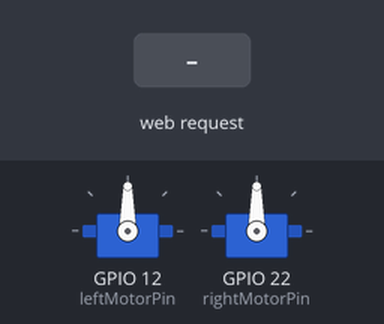
This sketch was run on a simulated ESP32. Parts: 2 × servo. The test bench sets the inputs (shaded band). WiFi joins after 1.5 s; servers stay silent unless stated; what the sketch prints to the serial monitor is not drawn.

Above: at 2.7 s.
2.8 s: HTTP request GET /W received
At 4.0 s:
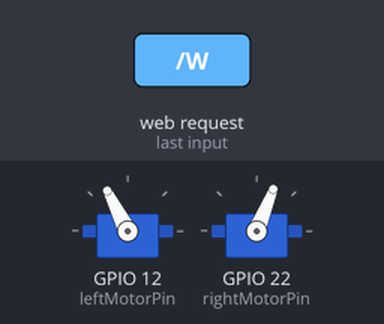
4.3 s: HTTP request GET /S received
At 5.1 s:
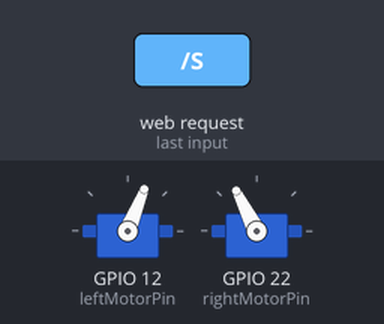
5.8 s: HTTP request GET /A received
At 6.2 s:
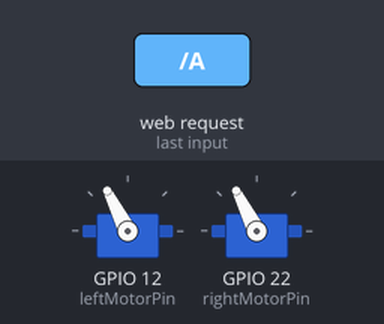
7.3 s: HTTP request GET /D received
At 8.6 s:
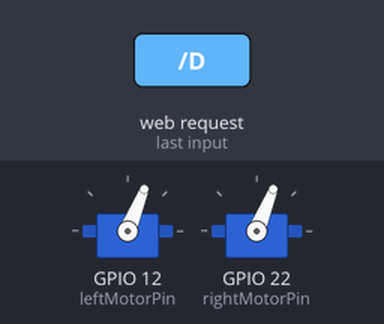
Timing chart, 0 to 9.8 s (numbered marks = the images above; inputs shaded):
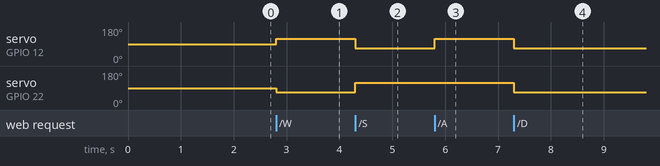

The sketch:

ESP32Controller.ino
```cpp
#include <WiFi.h>
#include <ESP32Servo.h>

const char* ssid = "YOUR_SSID";
const char* password = "YOUR_PASSWORD";

const int SLOW_SPEED_REDUCTION = 350;
const int MED_SPEED_REDUCTION = 250;
const int FAST_SPEED_REDUCTION = 0;

WiFiServer server(80);

int rightMotorPin = 22;
int leftMotorPin = 12;

/**Must be a value between 0 and 475*/
int speedReduction = MED_SPEED_REDUCTION;

Servo rightMotor;
Servo leftMotor;

void setup() {
  // put your setup code here, to run once:
  Serial.begin(115200);
  WiFi.begin(ssid, password);
  while (WiFi.status() != WL_CONNECTED) {
      delay(100);
      Serial.print(".");
  }
  Serial.print("\nConnected to WiFi: ");
  Serial.println(WiFi.localIP());
  server.begin();

  leftMotor.attach(leftMotorPin);
  rightMotor.attach(rightMotorPin);
}

void loop() {
   WiFiClient client = server.available();
    if (client) {
        String request = client.readStringUntil('\r');
        client.flush();

        if (request.indexOf("/W") != -1) {
            moveForward();
        }
        else if (request.indexOf("/S") != -1) {
            moveBackward();
        }
        else if (request.indexOf("/A") != -1) {
            turnLeft();
        }
        else if (request.indexOf("/D") != -1) {
            turnRight();
        }
        else if(request.indexOf("/E") != -1) {
          int mode = request.substring(request.indexOf("/E") + 3, request.indexOf("/E") + 4).toInt();
          Serial.print("Speed mode changed to: ");
          Serial.println(mode);
          if(mode == 1) {
            speedReduction = SLOW_SPEED_REDUCTION;
          }
          else if(mode == 2) {
            speedReduction = MED_SPEED_REDUCTION;
          }
          else {
            speedReduction = FAST_SPEED_REDUCTION;
          }
        }

        else {
            stop();
        }

        client.println("HTTP/1.1 200 OK");
        client.println("Content-Type: text/plain");
        client.println("Connection: close");
        client.println();
        client.println("Command received");
        client.stop();
    }
}

void moveForward() {
  Serial.println("Moving forward");
  rightMotor.writeMicroseconds(1000+speedReduction);
  leftMotor.writeMicroseconds(2000-speedReduction);
}

void moveBackward() {
  Serial.println("Moving backward");
  rightMotor.writeMicroseconds(2000-speedReduction);
  leftMotor.writeMicroseconds(1000+speedReduction);
}

void turnLeft() {
  Serial.println("Turning left");
  rightMotor.writeMicroseconds(2000-speedReduction);
  leftMotor.writeMicroseconds(2000-speedReduction);
}

void turnRight() {
  Serial.println("Turning right");
  rightMotor.writeMicroseconds(1000+speedReduction);
  leftMotor.writeMicroseconds(1000+speedReduction);
}

void stop() {
  Serial.println("Stopped");
  rightMotor.writeMicroseconds(1500);
  leftMotor.writeMicroseconds(1500);
}
```

Measured:
- after the input at 2.8 s, servo on GPIO 12 (leftMotorPin): 90° → 117° at once; servo on GPIO 22 (rightMotorPin): 90° → 68° at once
- after the input at 4.3 s, servo on GPIO 12 (leftMotorPin): 117° → 68° at once; servo on GPIO 22 (rightMotorPin): 68° → 117° at once
- after the input at 5.8 s, servo on GPIO 12 (leftMotorPin): 68° → 117° at once
- after the input at 7.3 s, servo on GPIO 12 (leftMotorPin), servo on GPIO 22 (rightMotorPin): 117° → 68° at once
